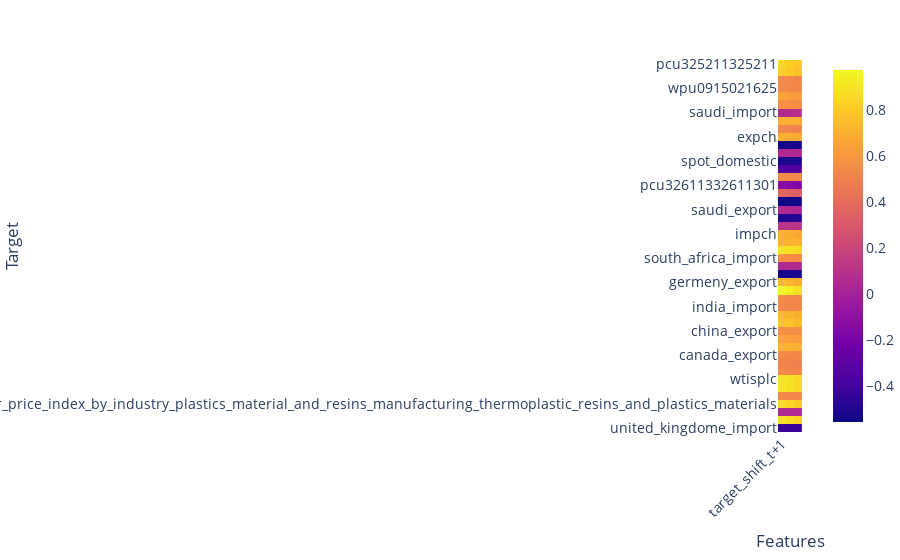

Here is the notebook cell this chart was saved with:
### Code cell
corr_target_timeline = ["target_shift_t+1", "target_shift_t+2", "target_shift_t+3"]
target_corr_with_all_feat = target_correlation_chart(processor.transformed_X_data, processor.transformed_Y_data[corr_target_timeline])[:-len(corr_target_timeline)]
target_corr_with_all_feat

### Figure 1 — Plotly figure (JSON) as saved in the notebook; plotly's stock layout.template omitted (floating-point values rounded to 4 significant figures; data arrays with more than 128 entries replaced by an {"elided": "..."} marker saying what was removed)
{"data": [{"coloraxis": "coloraxis", "hovertemplate": "x: %{x}<br>y: %{y}<br>color: %{z}<extra></extra>", "name": "0", "type": "heatmap", "x": ["target_shift_t+1", "target_shift_t+2", "target_shift_t+3"], "xaxis": "x", "y": ["pcu325211325211", "pcu3252132521", "canada_import", "wpu0915021625", "wpufd4111", "australia__import", "saudi_import", "france_export", "south_africa_export", "expch", "india_export", "australia__export", "spot_domestic", "united_kingdome_export", "japan_import", "pcu32611332611301", "turkey", "pcu32611132611115", "saudi_export", "russia_export", "mhhngsp", "impch", "prubbusdm", "mcoilbrenteu", "south_africa_import", "brazil_import", "pcu32611132611112", "germeny_export", "domestic_market_contract_blow_molding_low", "usa_import", "india_import", "brazil", "germeny_import", "china_export", "russia_import", "france_import", "canada_export", "usa_export", "china_import", "wtisplc", "gasregm", "wpu072205011", "producer_price_index_by_industry_plastics_material_and_resins_manufacturing_thermoplastic_resins_and_plastics_materials", "turkey_import", "spotexport_blow_molding", "united_kingdome_import"], "yaxis": "y", "z": {"elided": "46x3 float values"}}], "layout": {"coloraxis": {"colorscale": [[0, "#0d0887"], [0.1111, "#46039f"], [0.2222, "#7201a8"], [0.3333, "#9c179e"], [0.4444, "#bd3786"], [0.5556, "#d8576b"], [0.6667, "#ed7953"], [0.7778, "#fb9f3a"], [0.8889, "#fdca26"], [1, "#f0f921"]]}, "font": {"size": 14}, "margin": {"t": 60}, "xaxis": {"anchor": "y", "constrain": "domain", "domain": [0, 1], "scaleanchor": "y", "tickangle": -45, "title": {"text": "Features"}}, "yaxis": {"anchor": "x", "autorange": "reversed", "constrain": "domain", "domain": [0, 1], "tickangle": 0, "title": {"text": "Target"}}}}
